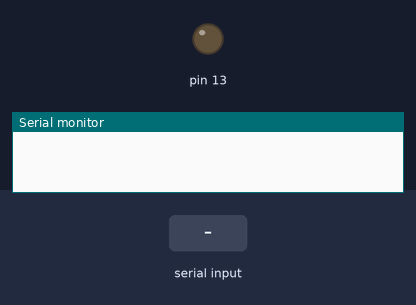
Bench run of a sketch on a simulated Arduino Uno, built with avr-gcc and run on an emulated ATmega328P. Parts: output pins drawn as LEDs (lit = HIGH), the last lines printed to the serial monitor. The test bench sets the inputs (shaded band).

Above: at 1.2 s.
1.3 s: "H" received over Serial
At 2.5 s:
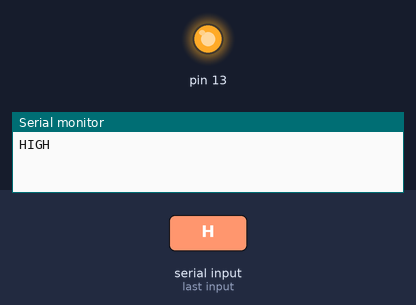
2.8 s: "L" received over Serial
At 3.6 s:
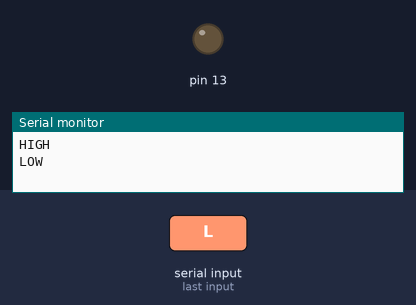
Timing chart, 0 to 5.8 s (numbered marks = the images above; inputs shaded):
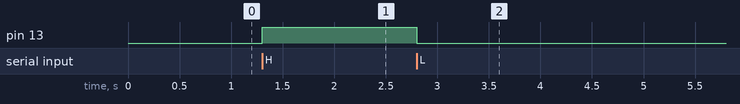

The sketch:

expt10_serial_communication.ino
```cpp
int i;
void setup()
{
Serial.begin(9600);
pinMode(13,HIGH);
}
void loop()
{
  i=Serial.read();
  if (i=='H')
  {
   digitalWrite(13,HIGH );
  Serial.println("HIGH");
}
 if(i=='L')
{
 digitalWrite(13,LOW );
  Serial.println("LOW");
}
}
```

Measured:
- after the input at 1.3 s, pin 13: LOW → HIGH at once
- after the input at 2.8 s, pin 13: HIGH → LOW at once
